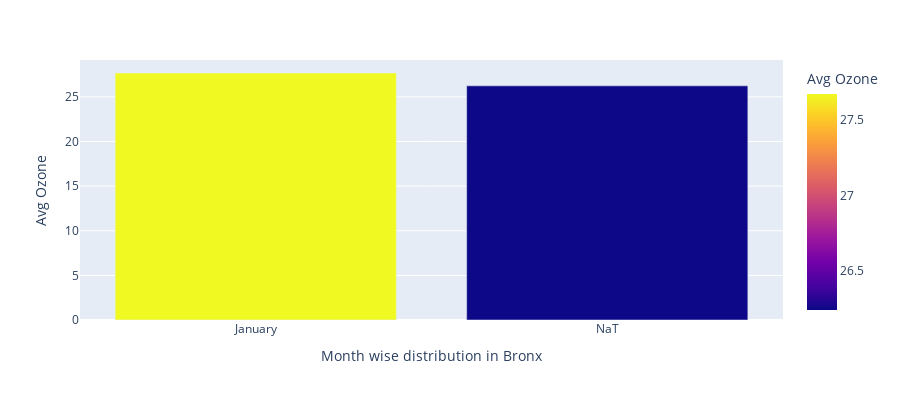

Notebook code cell kept with this figure:
### Code cell
for d in all_avg_ozone:
    temp = all_avg_ozone[d]
    fig = px.bar(temp, x="Month", y="Avg Ozone", hover_data=['AVG DAILY_AQI_VALUE'], color='Avg Ozone',
                 labels={'Month':'Month wise distribution in '+d} ,height=400)
    fig.show()

### Figure 1 — Plotly figure (JSON) as saved in the notebook; plotly's stock layout.template omitted (floating-point values rounded to 4 significant figures)
{"data": [{"alignmentgroup": "True", "customdata": [[25.67], [24.32]], "hovertemplate": "Month wise distribution in Bronx=%{x}<br>Avg Ozone=%{marker.color}<br>AVG DAILY_AQI_VALUE=%{customdata[0]}<extra></extra>", "legendgroup": "", "marker": {"color": [27.67, 26.24], "coloraxis": "coloraxis"}, "name": "", "offsetgroup": "", "orientation": "v", "showlegend": false, "textposition": "auto", "type": "bar", "x": ["January", "NaT"], "xaxis": "x", "y": [27.67, 26.24], "yaxis": "y"}], "layout": {"barmode": "relative", "coloraxis": {"colorbar": {"title": {"text": "Avg Ozone"}}, "colorscale": [[0, "#0d0887"], [0.1111, "#46039f"], [0.2222, "#7201a8"], [0.3333, "#9c179e"], [0.4444, "#bd3786"], [0.5556, "#d8576b"], [0.6667, "#ed7953"], [0.7778, "#fb9f3a"], [0.8889, "#fdca26"], [1, "#f0f921"]]}, "height": 400, "legend": {"tracegroupgap": 0}, "margin": {"t": 60}, "xaxis": {"anchor": "y", "domain": [0, 1], "title": {"text": "Month wise distribution in Bronx"}}, "yaxis": {"anchor": "x", "domain": [0, 1], "title": {"text": "Avg Ozone"}}}}
